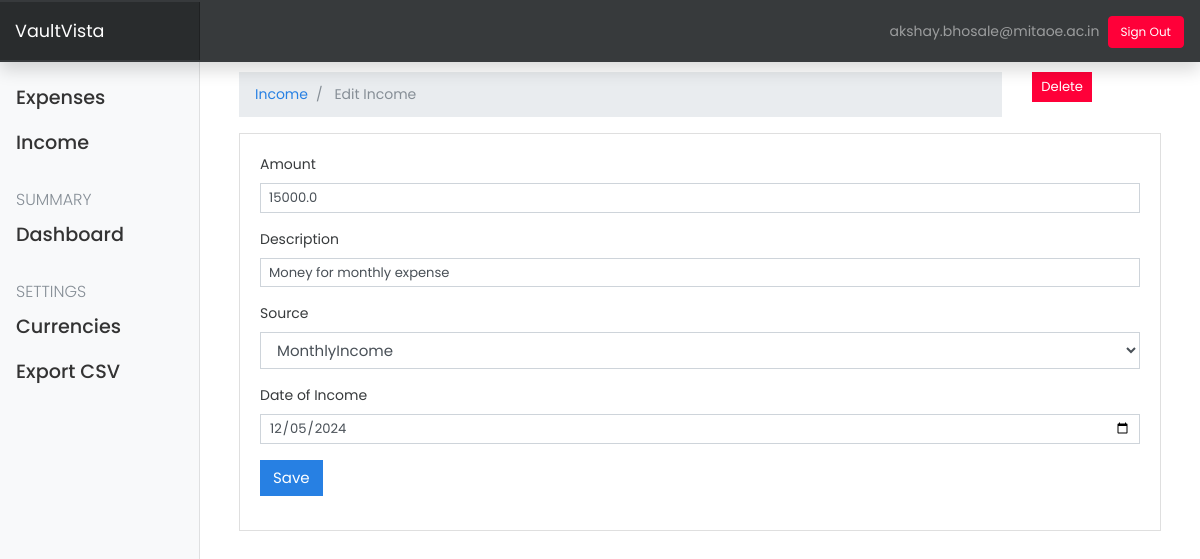
The app's page /income/edit-income/2 (signed in) with its own data.
### userincome/models.py (models this page shows, shortened)
class UserIncome(models.Model):
    amount = models.FloatField()  # DECIMAL
    date = models.DateField(default=now)
    description = models.TextField()
    owner = models.ForeignKey(to=User, on_delete=models.CASCADE)
    source = models.CharField(max_length=266)
    class Meta:
        ordering: ['-date']

### userincome/views.py (the view, shortened to what this page needs)
# urls.py: path('edit-income/<int:id>', views.income_edit, name="income-edit"),
@login_required(login_url='/authentication/login')
def income_edit(request, id):
    income = UserIncome.objects.get(pk=id)
    sources = Source.objects.all()
    context = {
        'income': income,
        'values': income,
        'sources': sources
    }
    if request.method == 'GET':
        return render(request, 'income/edit_income.html', context)

### templates/income/edit_income.html (shortened to what this page needs)
{% extends 'base.html' %} {% block content %}
<div class="container mt-4">
  <div class="row">
    <div class="col-md-10">
      <nav aria-label="breadcrumb">
        <ol class="breadcrumb">
          <li class="breadcrumb-item">
            <a href="{% url 'income'%}">Income</a>
          </li>
          <li class="breadcrumb-item active" aria-current="page">
            Edit Income
          </li>
        </ol>
      </nav>
    </div>
    <div class="col-md-2">
      <a
        href="{% url 'income-delete' income.id %}"
        class="btn btn-danger btn-sm"
        >Delete</a
      >
    </div>
  </div>
  <div class="card">
    <div class="card-body">
      <form action="{% url 'income-edit' income.id %}" method="post">
        <div class="form-group">
          <label for="">Amount</label>
          <input
            type="text"
            class="form-control form-control-sm"
            name="amount"
            value="{{values.amount}}"
          />
        </div>
        <div class="form-group">
          <label for="">Description</label>
          <input
            type="text"
            class="form-control form-control-sm"
            name="description"
            value="{{values.description}}"
          />
        </div>
        <div class="form-group">
          <label for="">Source</label>
          <select class="form-control" name="source">
            <option selected name="source" value="{{values.source}}"
              >{{values.source}}</option
            >
          </select>
        </div>
        <div class="form-group">
          <label for="">Date of Income</label>
          <input
            type="date"
            value="{{values.date | date:'Y-m-d' }}"
            class="form-control form-control-sm"
            name="income_date"
          />
        </div>
        <input
          type="submit"
          value="Save"
          class="btn btn-primary btn-primary-sm"
        />
      </form>
    </div>
  </div>
</div>
{% endblock %}

### templates/base.html (shortened to what this page needs)
{% load static %}
<html lang="en">
  <head>
    <link href="{% static 'css/bootstrap.min.css'%}" rel="stylesheet" />
    <link href="{% static 'css/main.css'%}" rel="stylesheet" />
     <link rel="stylesheet" href="https://cdnjs.cloudflare.com/ajax/libs/font-awesome/5.15.3/css/all.min.css">
    <link href="{% static 'css/dashboard.css' %}" rel="stylesheet" />
  </head>
  <body>
    <nav class="navbar navbar-dark fixed-top bg-dark flex-md-nowrap p-0 shadow">
      <a class="navbar-brand col-sm-3 col-md-2 mr-0 py-3" href="https://github.com" target="_blank" style="font-size: 1.1rem;">VaultVista</a>
      <ul
        class="navbar-nav px-3"
        style="display: flex; flex-direction: row; align-items: center;"
      >
        <li class="nav-item text-nowrap">
          <span class="nav-link" href="">
            {{request.user.email}}
          </span>
        </li>
        <li class="nav-item text-nowrap mt-3 ml-2">
          <form action="{% url 'logout' %}" method="POST">
            <input
              class="btn btn-danger btn-m text-white text-capitalize"
              type="submit"
              value="Sign out"
              style="border-radius: 4px; font-size: 12px; cursor: pointer;"
            />
          </form>
        </li>
      </ul>
    </nav>
    <div class="container-fluid">
      <div class="row">
        {% include 'partials/_sidebar.html' %}
        <main role="main" class="col-md-9 ml-sm-auto col-lg-10 px-4">
          {% block content %} {% endblock %}
        </main>
      </div>
    </div>
  </body>
</html>

### expenseswebsite/static/css/dashboard.css (style rules this page uses)
body { font-size: 0.875rem; }
[role="main"] { padding-top: 133px; }
@media (min-width: 768px) { [role="main"] { padding-top: 48px; } }
.navbar-brand { padding-top: 0.75rem; padding-bottom: 0.75rem; font-size: 1rem; background-color: rgba(0, 0, 0, 0.25); box-shadow: inset -1px 0 0 rgba(0, 0, 0, 0.25); }

### records on screen
UserIncome: amount "15000.0", description "Money for monthly expense", source "MonthlyIncome", income_date "12/05/2024"

### other values on screen
{{ request.user.email }} "akshay.bhosale@mitaoe.ac.in"
